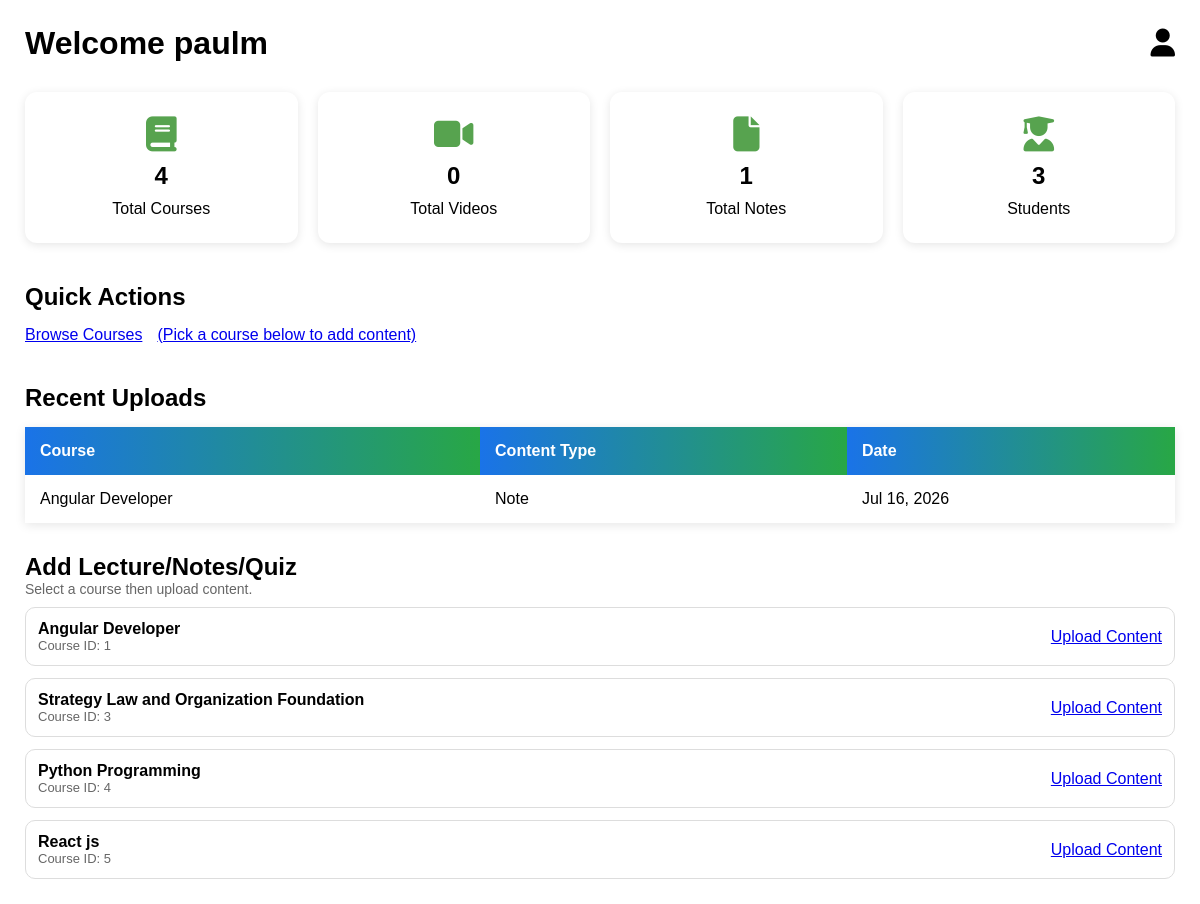
Page /facultydashboard/ (signed in) on the earlier database version.
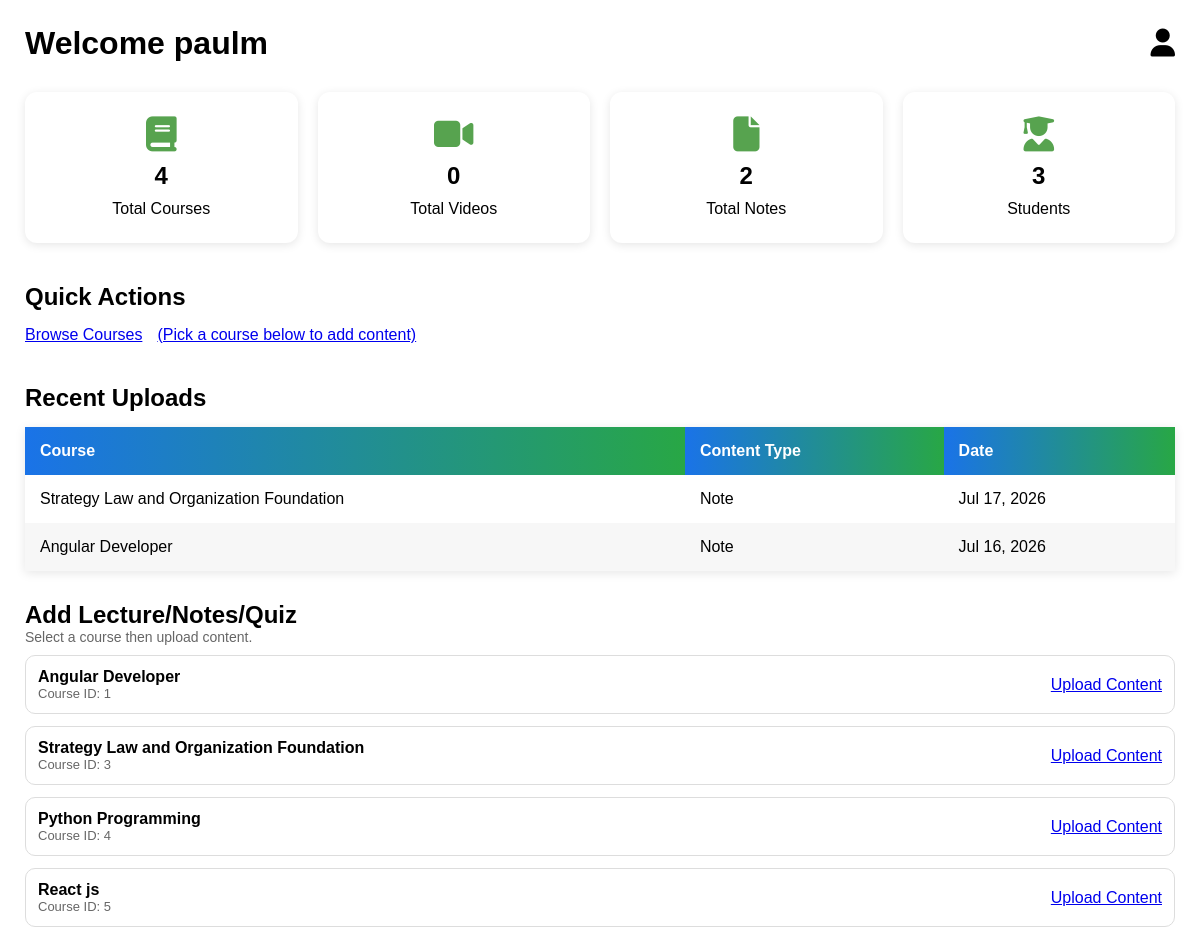
Same page on the later database version.
### myapp/models.py (models this page shows, shortened)
class CourseContent(models.Model):
    CONTENT_NOTE = 'note'
    CONTENT_VIDEO = 'video'
    CONTENT_QUIZ = 'quiz'
    CONTENT_TYPE_CHOICES = [
        (CONTENT_NOTE, 'Note'),
        (CONTENT_VIDEO, 'Video'),
        (CONTENT_QUIZ, 'Quiz'),
    ]
    course = models.ForeignKey('Courses', on_delete=models.CASCADE, related_name='contents')
    content_type = models.CharField(max_length=10, choices=CONTENT_TYPE_CHOICES)
    title = models.CharField(max_length=250)
    note_file = models.FileField(upload_to='course_notes/', blank=True, null=True)
    video_file = models.FileField(upload_to='course_videos/', blank=True, null=True)
    quiz_question = models.CharField(max_length=500, blank=True, null=True)
    quiz_answer = models.CharField(max_length=500, blank=True, null=True)
    created_by = models.ForeignKey('auth.User', on_delete=models.SET_NULL, null=True, blank=True)
    created_at = models.DateTimeField(auto_now_add=True)

class Courses(models.Model):
    user=models.ForeignKey('auth.user',on_delete=models.CASCADE)
    product_name=models.CharField(max_length=200)
    description=models.TextField(null=True)
    qty=models.IntegerField(default=1)
    product_image=models.ImageField(upload_to='product_images/',blank=True,null=True)
    price=models.DecimalField(max_digits=10,decimal_places=2)

### myapp/views.py (the view)
# urls.py: path('facultydashboard/',fcdash,name='facultydashboard'),
def fcdash(request):
    if not request.user.is_staff:
        return render(request, 'msg.html', {'message': 'Only faculty can access this page.'})
    courses_qs = Courses.objects.all()
    videos_count = CourseContent.objects.filter(content_type=CourseContent.CONTENT_VIDEO).count()
    notes_count = CourseContent.objects.filter(content_type=CourseContent.CONTENT_NOTE).count()
    students_count = Enrollment.objects.values('student_id').distinct().count()
    recent_uploads = (
        CourseContent.objects.select_related('course')
        .order_by('-created_at')[:5]
    )
    return render(
        request,
        'pages/facultydashboard.html',
        {
            'courses': courses_qs,
            'courses_count': courses_qs.count(),
            'videos_count': videos_count,
            'notes_count': notes_count,
            'students_count': students_count,
            'recent_uploads': recent_uploads,
        }
    )

### myapp/templates/pages/facultydashboard.html (shortened to what this page needs)
{%load static%}
<!DOCTYPE html>
<html lang="en">
<head>
<link rel="stylesheet"
href="https://cdnjs.cloudflare.com/ajax/libs/font-awesome/6.5.1/css/all.min.css">
<link rel="stylesheet" href="{% static 'style/faculty.css' %}?v=1">
</head>
<body>
<div class="container">
    <main class="main-content">
        <div class="header">
            <h1>Welcome {{ request.user.username }}</h1>
            <div class="profile">
                <i class="fa-solid fa-user"></i>
            </div>
        </div>
        <div class="cards">
            <div class="card">
                <i class="fa-solid fa-book"></i>
                <h2>{{ courses_count }}</h2>
                <p>Total Courses</p>
            </div>
            <div class="card">
                <i class="fa-solid fa-video"></i>
                <h2>{{ videos_count }}</h2>
                <p>Total Videos</p>
            </div>
            <div class="card">
                <i class="fa-solid fa-file"></i>
                <h2>{{ notes_count }}</h2>
                <p>Total Notes</p>
            </div>
            <div class="card">
                <i class="fa-solid fa-user-graduate"></i>
                <h2>{{ students_count }}</h2>
                <p>Students</p>
            </div>
        </div>
        <section class="quick-actions">
            <h2>Quick Actions</h2>
            <div class="action-buttons">
                <a class="btn btn-primary" href="{% url 'index' %}">Browse Courses</a>
                <a class="btn btn-primary" href="#">(Pick a course below to add content)</a>
            </div>
        </section>
        <section class="recent">
            <h2>Recent Uploads</h2>
            <table>
                <thead>
                    <tr>
                        <th>Course</th>
                        <th>Content Type</th>
                        <th>Date</th>
                    </tr>
                </thead>
                <tbody>
                    {% if recent_uploads %}
                        {% for item in recent_uploads %}
                            <tr>
                                <td>{{ item.course.product_name }}</td>
                                <td>{{ item.get_content_type_display }}</td>
                                <td>{{ item.created_at|date:"M d, Y" }}</td>
                            </tr>
                        {% endfor %}
                    {% else %}
                        <tr>
                            <td colspan="3">No content uploaded yet.</td>
                        </tr>
                    {% endif %}
                </tbody>
            </table>
        </section>
        <section class="manage">
            <h2 style="margin-top:30px;">Add Lecture/Notes/Quiz</h2>
            <p style="color:#666; font-size:14px;">Select a course then upload content.</p>
            {% if courses %}
                <div style="display:grid; gap:12px; margin-top:10px;">
                    {% for c in courses %}
                        <div style="border:1px solid #ddd; border-radius:10px; padding:12px; display:flex; justify-content:space-between; align-items:center; gap:12px;">
                            <div>
                                <div style="font-weight:bold;">{{ c.product_name }}</div>
                                <div style="color:#666; font-size:13px;">Course ID: {{ c.id }}</div>
                            </div>
                            <a class="btn btn-primary" href="{% url 'faculty_add_content' c.id %}">Upload Content</a>
                        </div>
                    {% endfor %}
                </div>
            {% else %}
                <p style="color:#666;">No courses found.</p>
            {% endif %}
        </section>
    </main>
</div>
</body>
</html>

### myapp/static/style/faculty.css (style rules this page uses)
* { margin:0; padding:0; box-sizing:border-box; font-family:Arial, sans-serif; }
@media (max-width:2560px) { .container { display:flex; min-height:100vh; } }
@media (max-width:2560px) { .main-content { flex:1; padding:25px; } }
@media (max-width:2560px) { .header { display:flex; justify-content:space-between; align-items:center; margin-bottom:30px; } }
@media (max-width:2560px) { .profile { font-size:28px; } }
@media (max-width:2560px) { .cards { display:grid; grid-template-columns:repeat(auto-fit,minmax(220px,1fr)); gap:20px; } }
@media (max-width:2560px) { .card { background:white; padding:25px; border-radius:12px; text-align:center; box-shadow:0 2px 10px rgba(0,0,0,0.1); } }
@media (max-width:2560px) { .card i { font-size:35px; color:#57a34f; margin-bottom:10px; } }
@media (max-width:2560px) { .card h2 { margin-bottom:10px; } }
@media (max-width:2560px) { .quick-actions { margin-top:40px; } }
@media (max-width:2560px) { .action-buttons { display:flex; gap:15px; flex-wrap:wrap; margin-top:15px; } }
@media (max-width:2560px) { .recent { margin-top:40px; } }
@media (max-width:2560px) { table { width:100%; background:white; border-collapse:collapse; margin-top:15px; box-shadow:0 2px 10px rgba(0,0,0,0.1); } }
@media (max-width:2560px) { th,td { padding:15px; text-align:left; } }
@media (max-width:2560px) { th { background:linear-gradient(90deg, #1a73e8, #28a745); color:white; } }
@media (max-width:2560px) { tr:nth-child(even) { background:#f7f7f7; } }

Differences in the rows shown:
added CourseContent: course.product_name "Strategy Law and Organization Foundation", content_type "Note", created_at "Jul 17, 2026"
Other differences:
{{ notes_count }}: "1" → "2"
